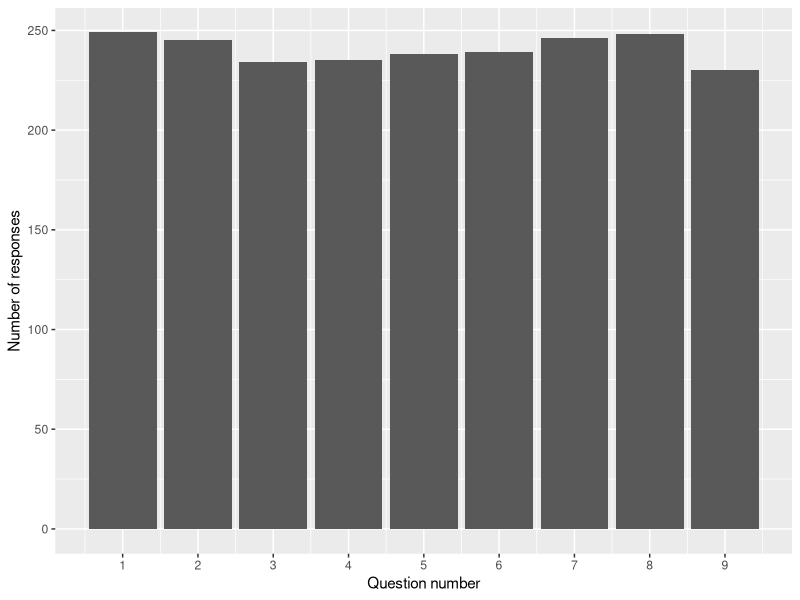
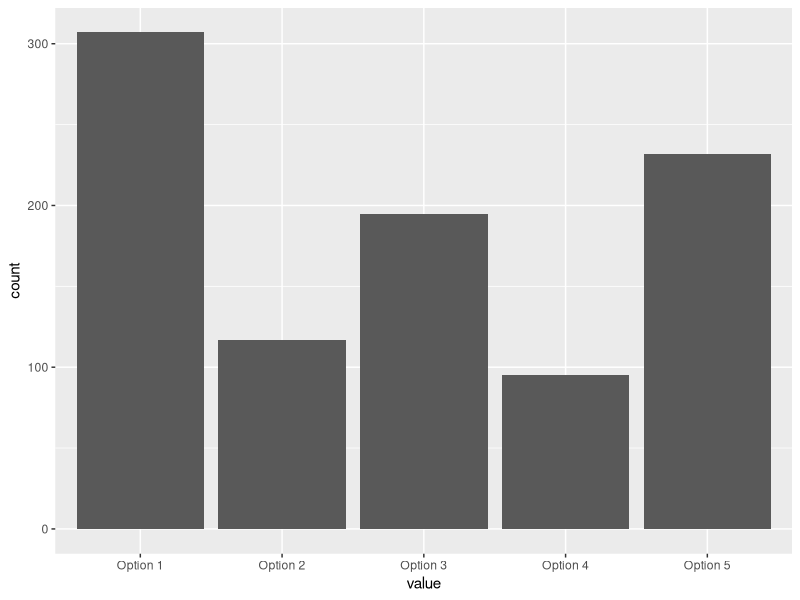

Write R code to recreate these figures, in order.
## ---- chunk 1
# echo: false
library(dplyr)
library(readr)
library(tidyr)
library(ggplot2)

bad <- readxl::read_xlsx(here::here("skills/data/KIND_effective_surveys_bad.xlsx"))

recodo <- list(
"What's your favourite TV programme" = "fave",                 
"Do you like comedy or drama?"  = "comedy",                          
"I like longer programmes"  = "long",                              
"I like shorter programmes"    = "short",                           
"I have a TV"  = "tv",                                           
"I am under seven feet tall"  = "seven",                            
"Do you have a second favourite TV programme?"   = "second",         
"How long have you watched your favourite programme for?" = "second_long",
"Who are you?"   = "who")

nom <- names(recodo)

long_bad <- bad |>
  select(-c(2:6)) |>
  tidyr::pivot_longer(-ID) |>
  # mutate(name = recode(name, !!!recodo, .default = "Not a scooby")) |>
  group_by(name) |>
  count(value, sort = T)

# long_bad_ind |>

long_bad |>
  filter(name == nom[1]) |>
  slice(1:7) |>
  knitr::kable(caption = "Top 7 TV programmes")

## ---- chunk 2
library(stringr)

long_bad_tc <- bad |>
  select(-c(2:6)) |>
  tidyr::pivot_longer(-ID) |>
  # mutate(name = recode(name, !!!recodo, .default = "Not a scooby")) |>
  group_by(name) |>
  mutate(value = str_replace(value, "'", "")) |>
  mutate(value = stringr::str_squish(snakecase::to_title_case(value))) |>
  count(value, sort = T)
  
# long_bad_tc |>
  # filter(stringr::str_detect(value, "(?i)anatomy"))

long_bad_tc |>
  filter(name == nom[1]) |>
  slice(1:7) |>
  knitr::kable(caption = "Top 7 TV programmes")
## ---- chunk 3
n <- bad |>
  nrow() 
## ---- chunk 4
long_bad_tc |>
    filter(name == nom[2])|> 
    knitr::kable()
## ---- chunk 5
long_bad_tc |>
    filter(name == nom[3]) |>
    knitr::kable()
## ---- chunk 6
long_bad_tc |>
  filter(name == nom[4]) |>
  knitr::kable()
## ---- chunk 7
long_bad |>
  mutate(q = match(name, names(recodo))) |>
  filter(!is.na(value)) |>
  group_by(q) |>
  summarise(n = sum(n)) |>
  ggplot() +
  geom_col(aes(x = q, y = n)) +
  scale_x_continuous(breaks = 1:9) +
  xlab("Question number") +
  ylab("Number of responses")
## ---- chunk 8
long_bad_tc |>
  filter(name == nom[6]) |>
  knitr::kable()
## ---- chunk 9
bad |>
  select(ID, any_of(nom[3:6])) |>
  pivot_longer(-ID) |> 
  filter(!is.na(value)) |>
  ggplot() +
  geom_histogram(aes(x = value), stat = "count")
## ---- chunk 10
long_bad_tc |>
  filter(name == nom[9]) |>
  slice(1:5) |>
  knitr::kable(caption = "Top five responses to the question 'Who are you'?")
## ---- chunk 11
long_bad_tc |>
  filter(name == nom[8]) |>
  knitr::kable()
## ---- chunk 12
long_bad_tc |>
  filter(name == nom[7]) |>
  slice(1:5) |>
  knitr::kable(caption = "Top five responses from a follow-up question about a second-favourite")
## ---- chunk 13
long_bad_tc |>
  filter(name == nom[7]) |>
  slice_sample(n = 5) |>
  knitr::kable(caption = "5 random responses from a follow-up question about a second-favourite")
